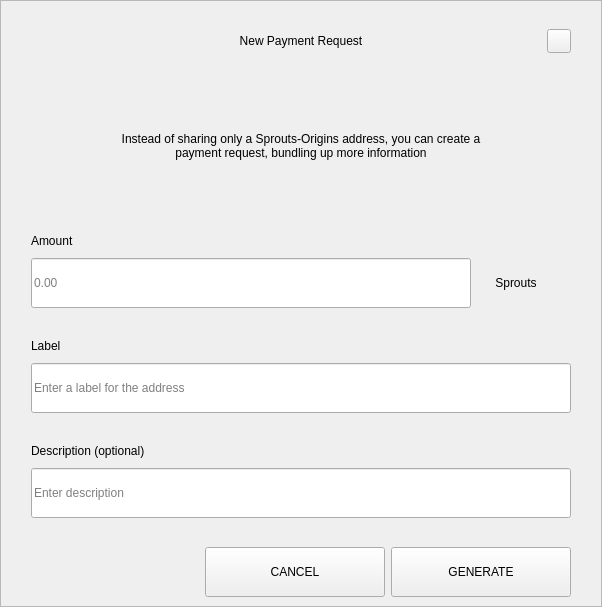
<?xml version="1.0" encoding="UTF-8"?>
<ui version="4.0">
 <class>RequestDialog</class>
 <widget class="QDialog" name="RequestDialog">
  <property name="geometry">
   <rect>
    <x>0</x>
    <y>0</y>
    <width>602</width>
    <height>607</height>
   </rect>
  </property>
  <property name="windowTitle">
   <string>Dialog</string>
  </property>
  <layout class="QVBoxLayout" name="verticalLayout_5">
   <property name="spacing">
    <number>0</number>
   </property>
   <property name="leftMargin">
    <number>0</number>
   </property>
   <property name="topMargin">
    <number>0</number>
   </property>
   <property name="rightMargin">
    <number>0</number>
   </property>
   <property name="bottomMargin">
    <number>0</number>
   </property>
   <item>
    <widget class="QFrame" name="frame">
     <property name="styleSheet">
      <string notr="true"/>
     </property>
     <property name="frameShape">
      <enum>QFrame::StyledPanel</enum>
     </property>
     <property name="frameShadow">
      <enum>QFrame::Raised</enum>
     </property>
     <layout class="QVBoxLayout" name="verticalLayout_4" stretch="1,0,0">
      <property name="spacing">
       <number>0</number>
      </property>
      <property name="leftMargin">
       <number>30</number>
      </property>
      <property name="topMargin">
       <number>20</number>
      </property>
      <property name="rightMargin">
       <number>30</number>
      </property>
      <property name="bottomMargin">
       <number>0</number>
      </property>
      <item>
       <layout class="QHBoxLayout" name="horizontalLayout_3">
        <property name="spacing">
         <number>0</number>
        </property>
        <item>
         <spacer name="horizontalSpacer_21">
          <property name="orientation">
           <enum>Qt::Horizontal</enum>
          </property>
          <property name="sizeHint" stdset="0">
           <size>
            <width>40</width>
            <height>20</height>
           </size>
          </property>
         </spacer>
        </item>
        <item>
         <widget class="QLabel" name="labelTitle">
          <property name="minimumSize">
           <size>
            <width>0</width>
            <height>40</height>
           </size>
          </property>
          <property name="maximumSize">
           <size>
            <width>16777215</width>
            <height>40</height>
           </size>
          </property>
          <property name="styleSheet">
           <string notr="true">padding-left:24px;</string>
          </property>
          <property name="text">
           <string>New Payment Request</string>
          </property>
          <property name="alignment">
           <set>Qt::AlignCenter</set>
          </property>
          <property name="margin">
           <number>7</number>
          </property>
         </widget>
        </item>
        <item>
         <spacer name="horizontalSpacer">
          <property name="orientation">
           <enum>Qt::Horizontal</enum>
          </property>
          <property name="sizeHint" stdset="0">
           <size>
            <width>40</width>
            <height>20</height>
           </size>
          </property>
         </spacer>
        </item>
        <item>
         <widget class="QPushButton" name="btnEsc">
          <property name="minimumSize">
           <size>
            <width>24</width>
            <height>24</height>
           </size>
          </property>
          <property name="maximumSize">
           <size>
            <width>24</width>
            <height>24</height>
           </size>
          </property>
          <property name="focusPolicy">
           <enum>Qt::NoFocus</enum>
          </property>
          <property name="text">
           <string/>
          </property>
         </widget>
        </item>
       </layout>
      </item>
      <item>
       <widget class="QStackedWidget" name="stack">
        <property name="minimumSize">
         <size>
          <width>540</width>
          <height>0</height>
         </size>
        </property>
        <property name="maximumSize">
         <size>
          <width>540</width>
          <height>16777215</height>
         </size>
        </property>
        <property name="currentIndex">
         <number>0</number>
        </property>
        <widget class="QWidget" name="page_1">
         <property name="minimumSize">
          <size>
           <width>540</width>
           <height>0</height>
          </size>
         </property>
         <property name="maximumSize">
          <size>
           <width>540</width>
           <height>16777215</height>
          </size>
         </property>
         <layout class="QVBoxLayout" name="layout1">
          <property name="spacing">
           <number>0</number>
          </property>
          <property name="leftMargin">
           <number>0</number>
          </property>
          <property name="topMargin">
           <number>0</number>
          </property>
          <property name="rightMargin">
           <number>0</number>
          </property>
          <property name="bottomMargin">
           <number>0</number>
          </property>
          <item>
           <spacer name="verticalSpacer_21">
            <property name="orientation">
             <enum>Qt::Vertical</enum>
            </property>
            <property name="sizeType">
             <enum>QSizePolicy::Fixed</enum>
            </property>
            <property name="sizeHint" stdset="0">
             <size>
              <width>20</width>
              <height>30</height>
             </size>
            </property>
           </spacer>
          </item>
          <item alignment="Qt::AlignHCenter">
           <widget class="QLabel" name="labelMessage">
            <property name="minimumSize">
             <size>
              <width>400</width>
              <height>50</height>
             </size>
            </property>
            <property name="text">
             <string>Instead of sharing only a Sprouts-Origins address, you can create a payment request, bundling up more information</string>
            </property>
            <property name="alignment">
             <set>Qt::AlignCenter</set>
            </property>
            <property name="wordWrap">
             <bool>true</bool>
            </property>
           </widget>
          </item>
          <item alignment="Qt::AlignBottom">
           <widget class="QWidget" name="containerAmount" native="true">
            <layout class="QVBoxLayout" name="verticalLayout">
             <property name="spacing">
              <number>9</number>
             </property>
             <property name="leftMargin">
              <number>0</number>
             </property>
             <property name="topMargin">
              <number>0</number>
             </property>
             <property name="rightMargin">
              <number>0</number>
             </property>
             <property name="bottomMargin">
              <number>0</number>
             </property>
             <item>
              <widget class="QLabel" name="labelSubtitleAmount">
               <property name="minimumSize">
                <size>
                 <width>350</width>
                 <height>16</height>
                </size>
               </property>
               <property name="maximumSize">
                <size>
                 <width>16777215</width>
                 <height>16</height>
                </size>
               </property>
               <property name="text">
                <string>Amount</string>
               </property>
              </widget>
             </item>
             <item alignment="Qt::AlignTop">
              <widget class="QWidget" name="layoutAmount" native="true">
               <layout class="QHBoxLayout" name="horizontalLayout" stretch="2,0">
                <property name="spacing">
                 <number>0</number>
                </property>
                <property name="leftMargin">
                 <number>0</number>
                </property>
                <property name="topMargin">
                 <number>0</number>
                </property>
                <property name="rightMargin">
                 <number>0</number>
                </property>
                <property name="bottomMargin">
                 <number>0</number>
                </property>
                <item>
                 <widget class="QLineEdit" name="lineEditAmount">
                  <property name="minimumSize">
                   <size>
                    <width>0</width>
                    <height>50</height>
                   </size>
                  </property>
                  <property name="maximumSize">
                   <size>
                    <width>16777215</width>
                    <height>50</height>
                   </size>
                  </property>
                  <property name="placeholderText">
                   <string notr="true">0.00</string>
                  </property>
                 </widget>
                </item>
                <item>
                 <widget class="QWidget" name="comboContainer" native="true">
                  <property name="minimumSize">
                   <size>
                    <width>100</width>
                    <height>50</height>
                   </size>
                  </property>
                  <property name="maximumSize">
                   <size>
                    <width>16777215</width>
                    <height>50</height>
                   </size>
                  </property>
                  <layout class="QHBoxLayout" name="horizontalLayout_31">
                   <property name="spacing">
                    <number>0</number>
                   </property>
                   <property name="leftMargin">
                    <number>0</number>
                   </property>
                   <property name="topMargin">
                    <number>0</number>
                   </property>
                   <property name="rightMargin">
                    <number>10</number>
                   </property>
                   <property name="bottomMargin">
                    <number>0</number>
                   </property>
                   <item>
                    <widget class="QLabel" name="comboBoxCoin">
                     <property name="text">
                      <string>Sprouts</string>
                     </property>
                     <property name="alignment">
                      <set>Qt::AlignCenter</set>
                     </property>
                    </widget>
                   </item>
                  </layout>
                 </widget>
                </item>
               </layout>
              </widget>
             </item>
            </layout>
           </widget>
          </item>
          <item>
           <spacer name="verticalSpacer_31">
            <property name="orientation">
             <enum>Qt::Vertical</enum>
            </property>
            <property name="sizeType">
             <enum>QSizePolicy::Fixed</enum>
            </property>
            <property name="sizeHint" stdset="0">
             <size>
              <width>20</width>
              <height>30</height>
             </size>
            </property>
           </spacer>
          </item>
          <item>
           <layout class="QVBoxLayout" name="verticalLayoutLabel">
            <property name="spacing">
             <number>9</number>
            </property>
            <item>
             <widget class="QLabel" name="labelSubtitleLabel">
              <property name="minimumSize">
               <size>
                <width>0</width>
                <height>16</height>
               </size>
              </property>
              <property name="maximumSize">
               <size>
                <width>16777215</width>
                <height>16</height>
               </size>
              </property>
              <property name="text">
               <string>Label</string>
              </property>
             </widget>
            </item>
            <item>
             <widget class="QLineEdit" name="lineEditLabel">
              <property name="minimumSize">
               <size>
                <width>0</width>
                <height>50</height>
               </size>
              </property>
              <property name="maximumSize">
               <size>
                <width>16777215</width>
                <height>50</height>
               </size>
              </property>
              <property name="placeholderText">
               <string>Enter a label for the address</string>
              </property>
             </widget>
            </item>
           </layout>
          </item>
          <item>
           <spacer name="verticalSpacer_34">
            <property name="orientation">
             <enum>Qt::Vertical</enum>
            </property>
            <property name="sizeType">
             <enum>QSizePolicy::Fixed</enum>
            </property>
            <property name="sizeHint" stdset="0">
             <size>
              <width>20</width>
              <height>30</height>
             </size>
            </property>
           </spacer>
          </item>
          <item>
           <layout class="QVBoxLayout" name="verticalLayoutDescription">
            <property name="spacing">
             <number>9</number>
            </property>
            <item>
             <widget class="QLabel" name="labelSubtitleDescription">
              <property name="minimumSize">
               <size>
                <width>0</width>
                <height>16</height>
               </size>
              </property>
              <property name="maximumSize">
               <size>
                <width>16777215</width>
                <height>16</height>
               </size>
              </property>
              <property name="text">
               <string>Description (optional)</string>
              </property>
             </widget>
            </item>
            <item>
             <widget class="QLineEdit" name="lineEditDescription">
              <property name="minimumSize">
               <size>
                <width>0</width>
                <height>50</height>
               </size>
              </property>
              <property name="maximumSize">
               <size>
                <width>16777215</width>
                <height>50</height>
               </size>
              </property>
              <property name="placeholderText">
               <string>Enter description</string>
              </property>
             </widget>
            </item>
            <item>
             <spacer name="verticalSpacer_4">
              <property name="orientation">
               <enum>Qt::Vertical</enum>
              </property>
              <property name="sizeType">
               <enum>QSizePolicy::Fixed</enum>
              </property>
              <property name="sizeHint" stdset="0">
               <size>
                <width>20</width>
                <height>20</height>
               </size>
              </property>
             </spacer>
            </item>
           </layout>
          </item>
         </layout>
        </widget>
        <widget class="QWidget" name="page_2">
         <layout class="QVBoxLayout" name="layout2">
          <item>
           <spacer name="verticalSpacer_5">
            <property name="orientation">
             <enum>Qt::Vertical</enum>
            </property>
            <property name="sizeType">
             <enum>QSizePolicy::Fixed</enum>
            </property>
            <property name="sizeHint" stdset="0">
             <size>
              <width>20</width>
              <height>50</height>
             </size>
            </property>
           </spacer>
          </item>
          <item alignment="Qt::AlignHCenter">
           <widget class="QLabel" name="labelQrImg">
            <property name="minimumSize">
             <size>
              <width>260</width>
              <height>260</height>
             </size>
            </property>
            <property name="maximumSize">
             <size>
              <width>260</width>
              <height>260</height>
             </size>
            </property>
            <property name="text">
             <string/>
            </property>
            <property name="alignment">
             <set>Qt::AlignCenter</set>
            </property>
           </widget>
          </item>
          <item>
           <spacer name="verticalSpacer_2">
            <property name="orientation">
             <enum>Qt::Vertical</enum>
            </property>
            <property name="sizeType">
             <enum>QSizePolicy::Fixed</enum>
            </property>
            <property name="sizeHint" stdset="0">
             <size>
              <width>20</width>
              <height>30</height>
             </size>
            </property>
           </spacer>
          </item>
          <item alignment="Qt::AlignHCenter">
           <widget class="QLabel" name="labelAddress">
            <property name="text">
             <string>D7VFR83SQbiezrW72hjcWJtcfip5krte2Z </string>
            </property>
           </widget>
          </item>
          <item>
           <spacer name="verticalSpacer_32">
            <property name="orientation">
             <enum>Qt::Vertical</enum>
            </property>
            <property name="sizeType">
             <enum>QSizePolicy::Expanding</enum>
            </property>
            <property name="sizeHint" stdset="0">
             <size>
              <width>20</width>
              <height>20</height>
             </size>
            </property>
           </spacer>
          </item>
          <item>
           <layout class="QHBoxLayout" name="horizontal">
            <property name="leftMargin">
             <number>20</number>
            </property>
            <property name="rightMargin">
             <number>20</number>
            </property>
            <property name="bottomMargin">
             <number>20</number>
            </property>
            <item>
             <spacer name="horizontalSpacer_4">
              <property name="orientation">
               <enum>Qt::Horizontal</enum>
              </property>
              <property name="sizeHint" stdset="0">
               <size>
                <width>40</width>
                <height>20</height>
               </size>
              </property>
             </spacer>
            </item>
            <item>
             <widget class="QPushButton" name="btnCopyAddress">
              <property name="minimumSize">
               <size>
                <width>180</width>
                <height>50</height>
               </size>
              </property>
              <property name="text">
               <string>COPY ADDRESS</string>
              </property>
             </widget>
            </item>
            <item>
             <widget class="QPushButton" name="btnCopyUrl">
              <property name="minimumSize">
               <size>
                <width>180</width>
                <height>50</height>
               </size>
              </property>
              <property name="text">
               <string>COPY URL</string>
              </property>
             </widget>
            </item>
            <item>
             <spacer name="horizontalSpacer_2">
              <property name="orientation">
               <enum>Qt::Horizontal</enum>
              </property>
              <property name="sizeHint" stdset="0">
               <size>
                <width>40</width>
                <height>20</height>
               </size>
              </property>
             </spacer>
            </item>
           </layout>
          </item>
         </layout>
        </widget>
       </widget>
      </item>
      <item>
       <widget class="QWidget" name="buttonsStack" native="true">
        <layout class="QHBoxLayout" name="horizontalLayout_5">
         <property name="leftMargin">
          <number>20</number>
         </property>
         <property name="rightMargin">
          <number>0</number>
         </property>
         <item>
          <spacer name="horizontalSpacer_41">
           <property name="orientation">
            <enum>Qt::Horizontal</enum>
           </property>
           <property name="sizeHint" stdset="0">
            <size>
             <width>40</width>
             <height>20</height>
            </size>
           </property>
          </spacer>
         </item>
         <item>
          <widget class="QPushButton" name="btnCancel">
           <property name="minimumSize">
            <size>
             <width>180</width>
             <height>50</height>
            </size>
           </property>
           <property name="focusPolicy">
            <enum>Qt::NoFocus</enum>
           </property>
           <property name="text">
            <string>CANCEL</string>
           </property>
          </widget>
         </item>
         <item>
          <widget class="QPushButton" name="btnSave">
           <property name="minimumSize">
            <size>
             <width>180</width>
             <height>50</height>
            </size>
           </property>
           <property name="focusPolicy">
            <enum>Qt::NoFocus</enum>
           </property>
           <property name="text">
            <string>GENERATE</string>
           </property>
          </widget>
         </item>
        </layout>
       </widget>
      </item>
     </layout>
    </widget>
   </item>
  </layout>
 </widget>
 <resources/>
 <connections/>
</ui>
